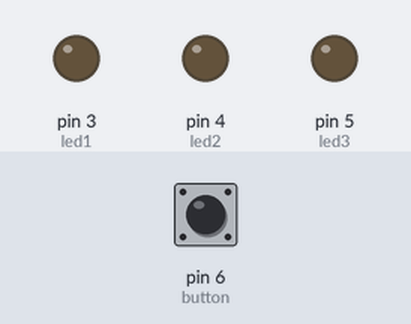
A sketch run on a simulated Arduino Uno, built with avr-gcc and run on an emulated ATmega328P. Shown: output pins drawn as LEDs (lit = HIGH). Dashed ring = blinking. The test bench sets the inputs (shaded band); at power-on: pin 6 (button) LOW.

Above: at 1.2 s.
1.3 s: pin 6 (button) pulled HIGH for 0.15 s
At 1.7 s:
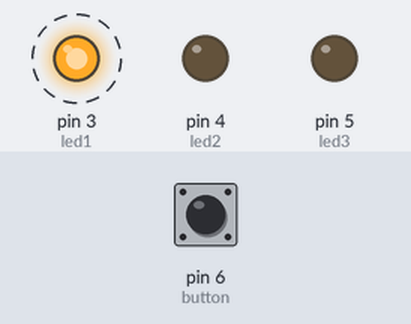
4.3 s: pin 6 (button) pulled HIGH for 1 s
At 5.7 s:
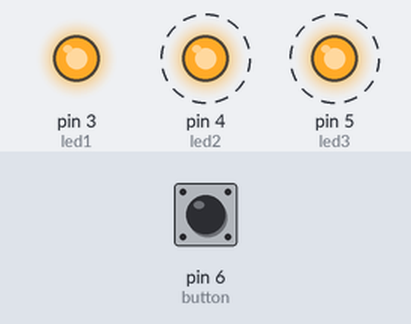
8.3 s: pin 6 (button) pulled HIGH for 3.2 s
At 10.2 s:
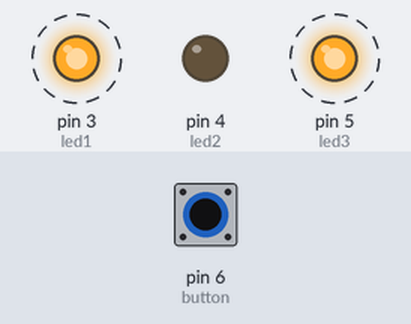
Timing chart, 0 to 20.5 s (numbered marks = the images above; inputs shaded):
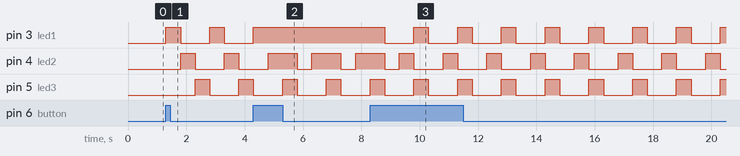

The sketch:

optimiceFirstCode.ino
```cpp
const int led1 = 3;
const int led2 = 4;
const int led3 = 5;
const int button = 6;
int time = 500;

int iterador = 0;

bool status_button;
bool last_button_state = LOW;
bool button_just_pressed = false;

void setup() {
  Serial.begin(9600);
  pinMode(led1, OUTPUT);
  pinMode(led2, OUTPUT);
  pinMode(led3, OUTPUT);
  pinMode(button, INPUT);
  digitalWrite(led1, LOW);
  digitalWrite(led2, LOW);
  digitalWrite(led3, LOW);
}

void Sequence(int led1_state, int led2_state, int led3_state) {
  digitalWrite(led1, led1_state);
  digitalWrite(led2, led2_state);
  digitalWrite(led3, led3_state);
  delay(time);
}

void startSequence(int ite) {
  switch (ite) {
    case 1:
      Sequence(HIGH, LOW, LOW);
      Sequence(LOW, HIGH, LOW);
      Sequence(LOW, LOW, HIGH);
      break;
    case 2:
      Sequence(HIGH, LOW, LOW);
      Sequence(HIGH, HIGH, LOW);
      Sequence(HIGH, HIGH, HIGH);
      break;
    case 3:
      Sequence(LOW, LOW, LOW);
      Sequence(LOW, HIGH, LOW);
      Sequence(HIGH, LOW, HIGH);
      break;
    default:
      break;
  }
}

void loop() {
  status_button = digitalRead(button);

  if (status_button == HIGH && last_button_state == LOW) {
    button_just_pressed = true;
  }

  last_button_state = status_button;

  if (button_just_pressed) {
    iterador++;
    if (iterador > 3) {
      iterador = 1;
    }
    button_just_pressed = false;
  }

  startSequence(iterador);
}
```

Measured:
- after the input at 1.3 s, pin 3 (led1): alternates HIGH for 0.50 s and LOW for 1.0 s, starting at once; pin 4 (led2): alternates HIGH for 0.50 s and LOW for 1.0 s, starting after 0.50 s; pin 5 (led3): LOW → HIGH after 1.0 s, → LOW 0.50 s later, → HIGH 1.0 s later
- after the input at 4.3 s, pin 3 (led1): goes on until 4.3 s, then stays HIGH
- after the input at 8.3 s, pin 3 (led1): alternates HIGH for 0.50 s and LOW for 1.0 s, starting after 0.50 s
